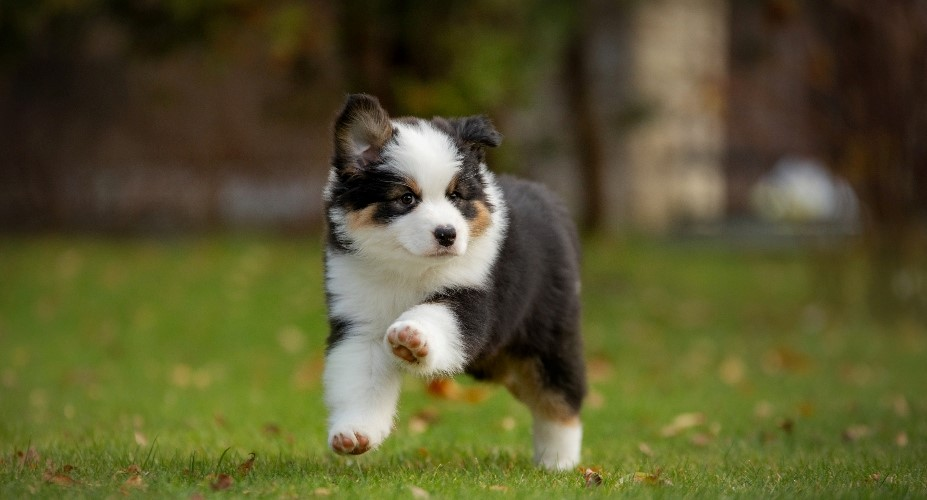
#> input picture puppy.jpeg, 927 x 500 px
$ python -i '1.7 contraste.py'   (imports and definitions only)
#> lines starting #> are read from the running program, lines starting #| are printed output that depends on the picture
#> further down, picture is the input picture: shape (500, 927, 3); mean B, G, R 46.3, 85.8, 88.2
import cv2
import matplotlib.pyplot as plt


def histograma_pb(img_gray):
    return cv2.calcHist([img_gray], [0], None, [256], [0, 256])


def histograma_rgb(img_rgb):
    return [cv2.calcHist([img_rgb], [i], None, [256], [0, 256]) for i in range(3)]


def clahe_pb(img_gray, clip_limit=2.0, title_size=(8, 8)):
    clahe = cv2.createCLAHE(clipLimit=clip_limit, tileGridSize=title_size)
    return clahe.apply(img_gray)


def clahe_colorido(img_bgr, clip_limite=2.0, title_size=(8, 8)):
    return clahe_colorido_lab(img_bgr, clip_limite=clip_limite, title_size=title_size)


def clahe_colorido_lab(img_bgr, clip_limite=2.0, title_size=(8, 8)):
#> called with clip_limite = 2, title_size = (8, 8)
    clahe = cv2.createCLAHE(clipLimit=clip_limite, tileGridSize=title_size)
    lab = cv2.cvtColor(img_bgr, cv2.COLOR_BGR2LAB)
#> lab: shape (500, 927, 3); mean of channels 0, 1, 2 89.8, 123.4, 150.2
    l, a, b = cv2.split(lab)
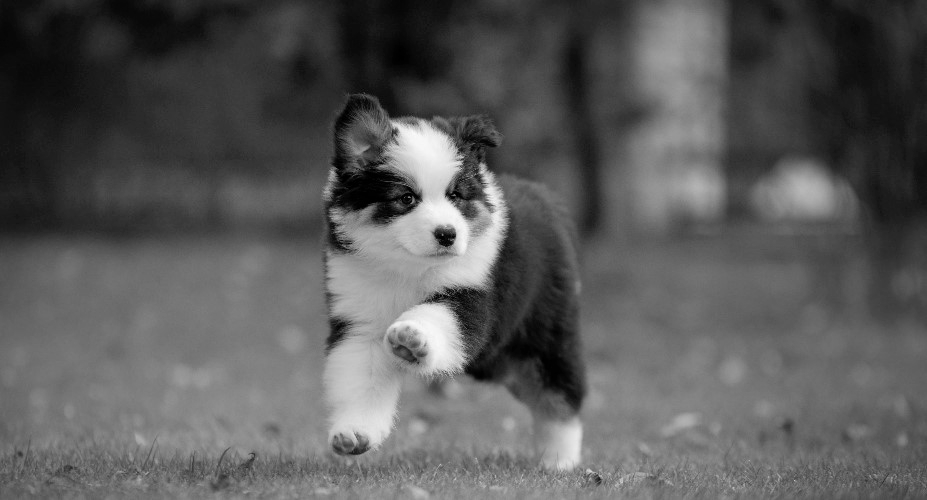
#> l: shape (500, 927); min 0, max 250, mean 89.8
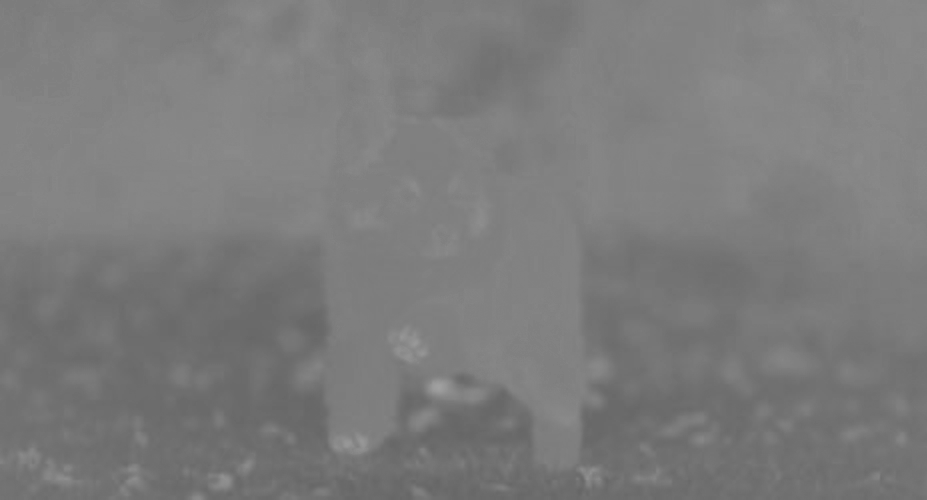
#> a: shape (500, 927); min 102, max 161, mean 123.4
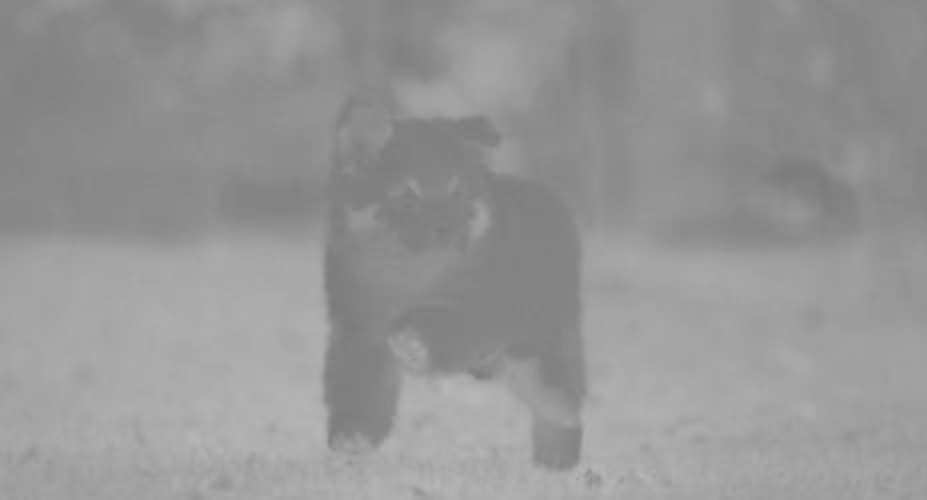
#> b: shape (500, 927); min 123, max 183, mean 150.2
    l_corr = clahe.apply(l)
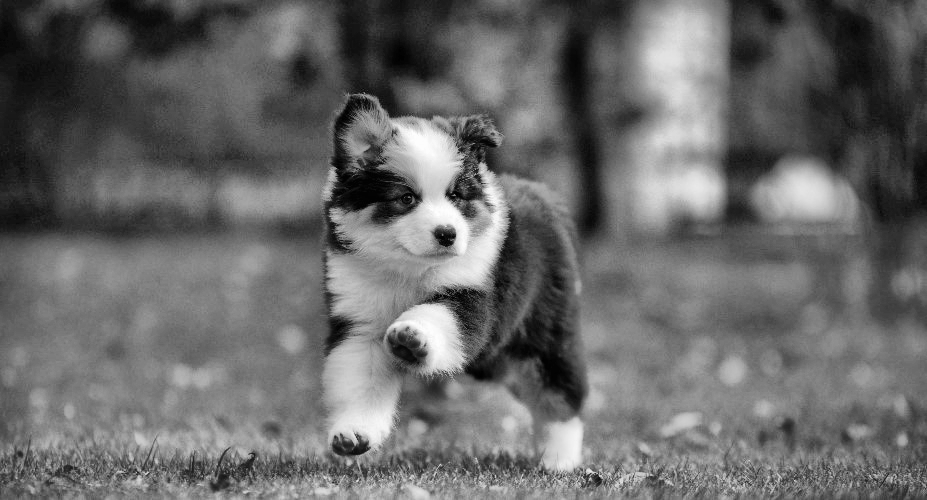
#> l_corr: shape (500, 927); min 0, max 255, mean 104.7
    lab_corr = cv2.merge((l_corr, a, b))
#> lab_corr: shape (500, 927, 3); mean of channels 0, 1, 2 104.7, 123.4, 150.2
    return cv2.cvtColor(lab_corr, cv2.COLOR_LAB2BGR)
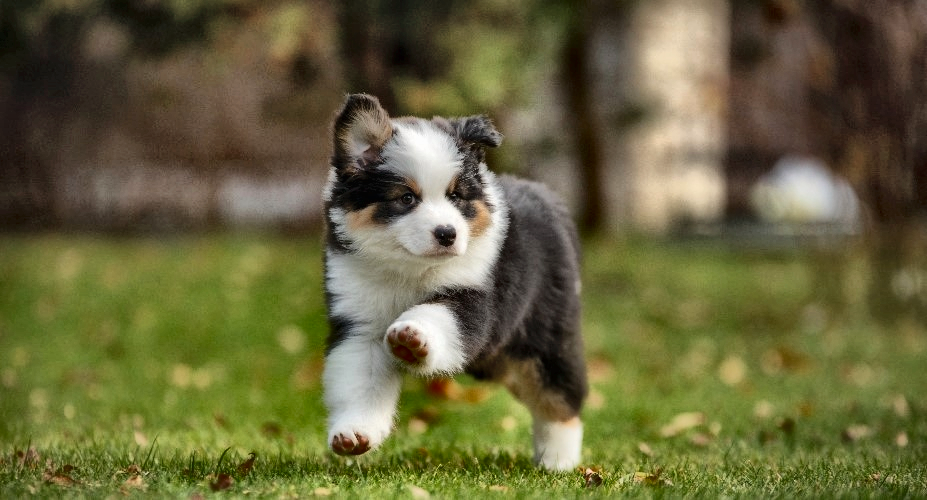
#> returned value: shape (500, 927, 3); mean B, G, R 60.2, 99.9, 102.9


def clahe_coloridp(img_bgr, clip_limite=2.0, title_size=(8, 8)):
    return clahe_colorido_lab(img_bgr, clip_limite=clip_limite, title_size=title_size)


# [74 lines left out: functions plotar_comparacao_pb, plotar_comparacao_rgb, not called in this run]


def plotar_comparacao_colorida(imag_orig, img_corr):
    plotar_comparacao_pb(imag_orig, img_corr)


# [7 lines of commented-out code are left out]

>>> import cv2
>>> picture = cv2.imread('puppy.jpeg')
>>> result = clahe_colorido(picture)

$ run again, on scaling.jpeg
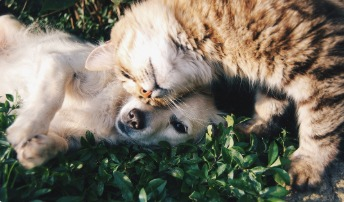
#> input picture scaling.jpeg, 344 x 202 px
#> picture is the input picture: shape (202, 344, 3); mean B, G, R 101.6, 115.6, 122
#> lab: shape (202, 344, 3); mean of channels 0, 1, 2 120.9, 127.9, 136.7
#> in clahe_colorido_lab, `l, a, b = cv2.split(lab)`:
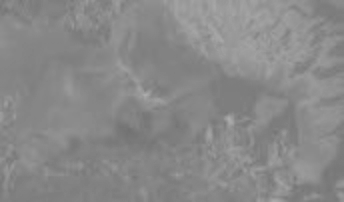
#> b: shape (202, 344); min 113, max 172, mean 136.7
#> lab_corr: shape (202, 344, 3); mean of channels 0, 1, 2 126.9, 127.9, 136.7
#> in clahe_colorido_lab, `return cv2.cvtColor(lab_corr, cv2.COLOR_LAB2BGR)`:
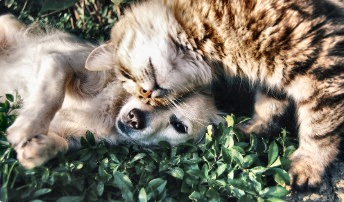
#> returned value: shape (202, 344, 3); mean B, G, R 107.1, 121.4, 127.3

$ run again, on bernie-almanzar.png
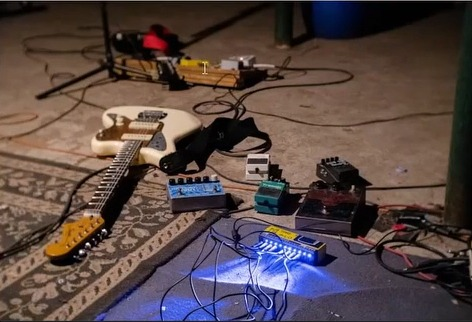
#> input picture bernie-almanzar.png, 472 x 322 px
#> picture is the input picture: shape (322, 472, 3); mean B, G, R 68.9, 71.2, 87.4
#> lab: shape (322, 472, 3); mean of channels 0, 1, 2 80.1, 135.5, 132.2
#> in clahe_colorido_lab, `l_corr = clahe.apply(l)`:
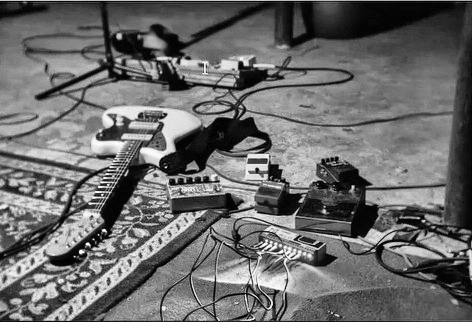
#> l_corr: shape (322, 472); min 1, max 255, mean 106.9
#> lab_corr: shape (322, 472, 3); mean of channels 0, 1, 2 106.9, 135.5, 132.2
#> in clahe_colorido_lab, `return cv2.cvtColor(lab_corr, cv2.COLOR_LAB2BGR)`:
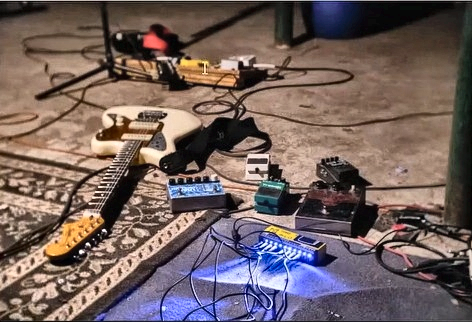
#> returned value: shape (322, 472, 3); mean B, G, R 94.3, 97.2, 114.5
